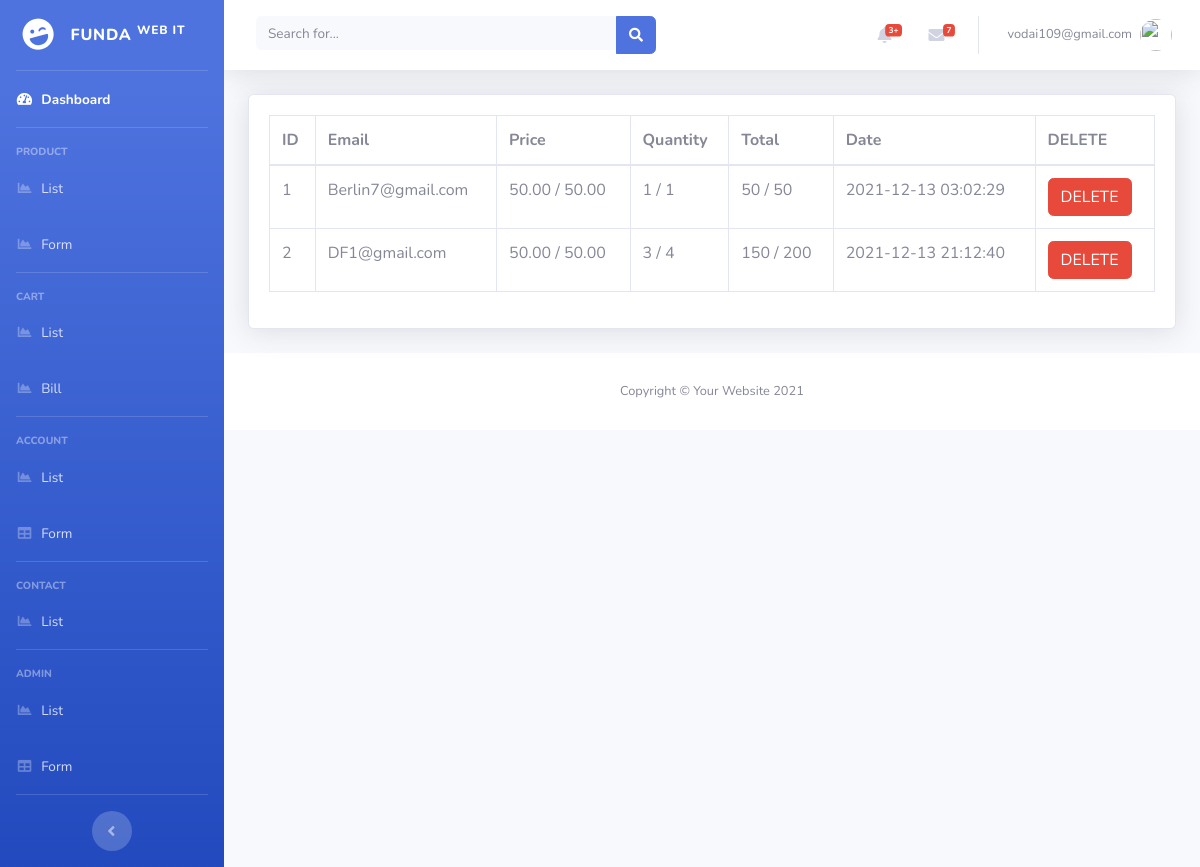
Screenshot of /admin/list-cart.php (signed in) with the database file from the repository.
### tables this page shows
CREATE TABLE `cart` (
  `id` int(255) NOT NULL,
  `image` varchar(255) NOT NULL,
  `product` varchar(255) NOT NULL,
  `price` varchar(255) NOT NULL,
  `quantity` varchar(255) NOT NULL,
  `total` varchar(255) NOT NULL,
  `date` timestamp NOT NULL DEFAULT current_timestamp() ON UPDATE current_timestamp(),
  `idcart` varchar(255) NOT NULL
);

### admin/list-cart.php (the view, shortened to what this page needs)
<?php
include('includes/header.php');
include('includes/navbar.php');
include('config.php');
if (strlen($_SESSION['admin']) == 0) {
  header('location:index.php');
} else {
?>
<div class="container-fluid">
<div class="card shadow mb-4">
  <div class="card-body">
    <div class="table-responsive">
      <table class="table table-bordered" id="dataTable" width="100%" cellspacing="0">
        <thead>
          <tr>
            <th> ID </th>
            <th>Email </th>
            <th>Price</th>
            <th>Quantity</th>
            <th>Total </th>
            <th>Date </th>
            <th>DELETE </th>
          </tr>
        </thead>
        <tbody>
        <?php $sql = "SELECT * from `cart`";
              $query = $dbh->prepare($sql);
              $query->execute();
              $results = $query->fetchAll(PDO::FETCH_OBJ);
              $cnt = 1;
              if ($query->rowCount() > 0) {
                foreach ($results as $result) {
                  $price = rtrim(htmlentities($result->price), " /");
                  $quantity = rtrim(htmlentities($result->quantity), " /");
                  $total = rtrim(htmlentities($result->total), " /");
                  ?>
          <tr>
            <td><?php echo htmlentities($cnt); ?></td>
            <td><?php echo htmlentities($result->idcart); ?></td>
            <td><?php echo $price; ?></td>
            <td><?php echo $quantity; ?></td>
            <td><?php echo $total; ?></td>
            <td><?php echo htmlentities($result->date); ?></td>
            <td>
                <form action="dele-bill-cart.php?dele=cart&id=<?php echo htmlentities($result->id); ?>" method="post">
                  <button type="submit" name="delete_btn" class="btn btn-danger"> DELETE</button>
                </form>
            </td>
          </tr>
          <?php $cnt = $cnt + 1;
                }
              } ?>
        </tbody>
      </table>
    </div>
  </div>
</div>
</div>
<?php
}
include('includes/footer.php');
?>

### rows the page displays
cart: idcart "Berlin7@gmail.com", price "50.00 / 50.00", quantity "1 / 1", total "50 / 50", date "2021-12-13 03:02:29"
cart: idcart "DF1@gmail.com", price "50.00 / 50.00", quantity "3 / 4", total "150 / 200", date "2021-12-13 21:12:40"

### other values shown
$_SESSION['admin'] "vodai109@gmail.com"
